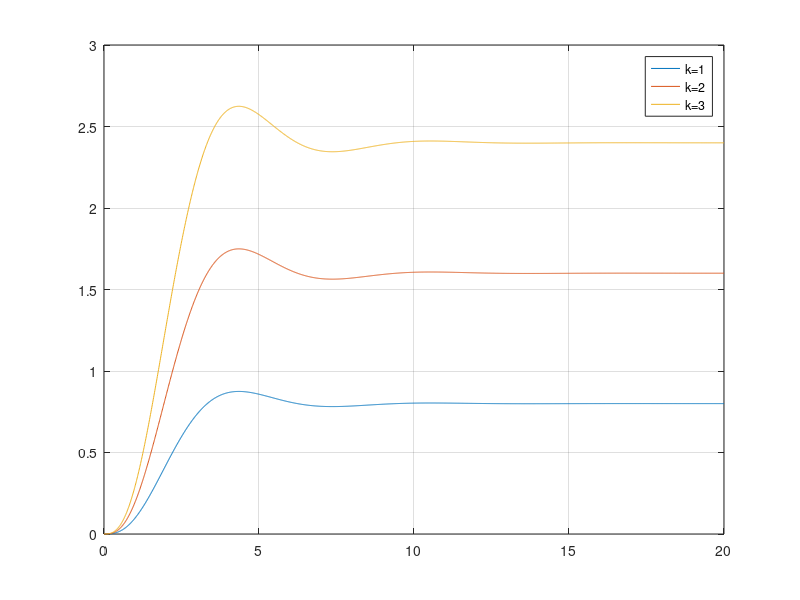
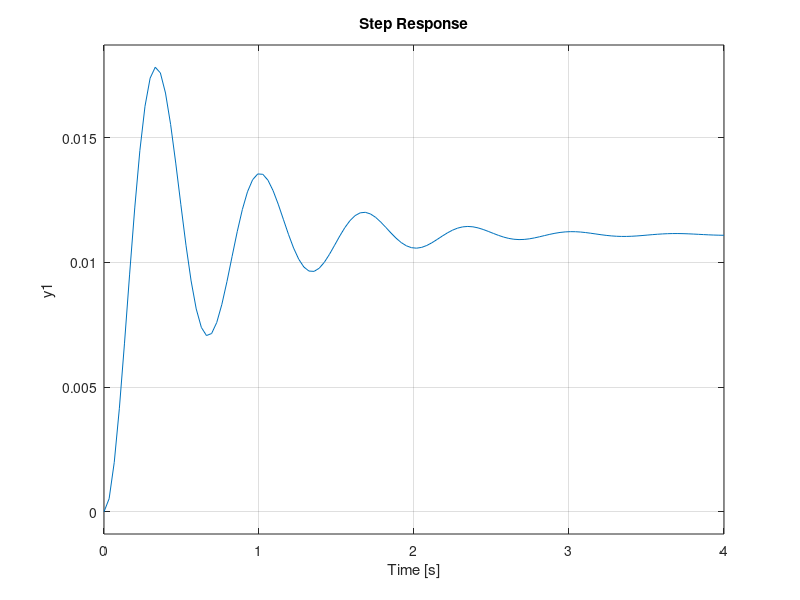
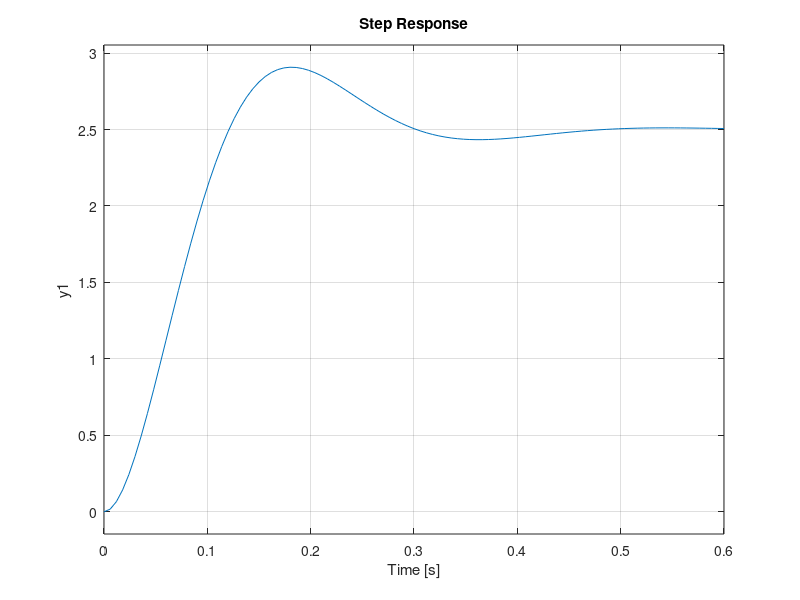
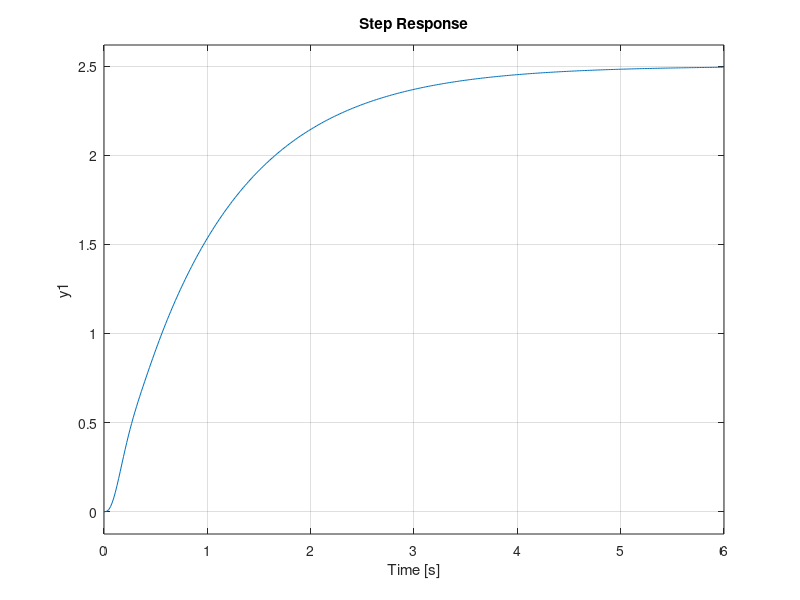

These figures' MATLAB source, in order:
%% Time response of first order sysytem
num=[1];
den=[1 4];
G=tf(num,den);
figure(1);
step(G)
%% Time response of second order system
num=[1];
den=[1 3 90];
G=tf(num,den);
figure(2);
step(G)
%% Time respomse of second order system
z=[];
p=[-10+30j -10-10j];
k=1000;
G=zpk(z,p,k);
figure(3);
step(G)
%%addition of poles
%%Addition of pole at -1
z=[];
p=[-10+30j -10-10j -1];
k=1000;
G=zpk(z,p,k);
figure(4);
step(G)
%%Addition of pole at -10
z=[];
p=[-10+30j -10-10j -10];
k=1000;
G=zpk(z,p,k);
figure(5);
step(G)
%%Addition of pole at -100
z=[];
p=[-10+30j -10-10j -100];
k=1000;
G=zpk(z,p,k);
figure(6);
step(G)
%%Addition of zero
%%Addition of zero at -1
z=[-1];
p=[-10+30j -10-10j ];
k=1000;
G=zpk(z,p,k);
figure(7);
step(G)
%%Addition of zero at -10
z=[-10];
p=[-10+30j -10-10j ];
k=1000;
G=zpk(z,p,k);
figure(8);
step(G)
%%Addition of zero at -100
z=[-100];
p=[-10+30j -10-10j ];
k=1000;
G=zpk(z,p,k);
figure(9);
step(G)
%%effect of loop gain of negative feedback system on stability
z=[];
p=[-0.5+j -0.5-J -1];
k1=1;
k2=2;
k3=3;
G1=zpk(z,p,k1);
G2=zpk(z,p,k2);
G3=zpk(z,p,k3);
t=[0:0.01:20];
[y1,t]=step(G1,t);
[y2,t]=step(G2,t);
[y3,t]=step(G3,t);
figure(1);
plot(t,y1,t,y2,t,y3);
legend('k=1','k=2','k=3');
grid

